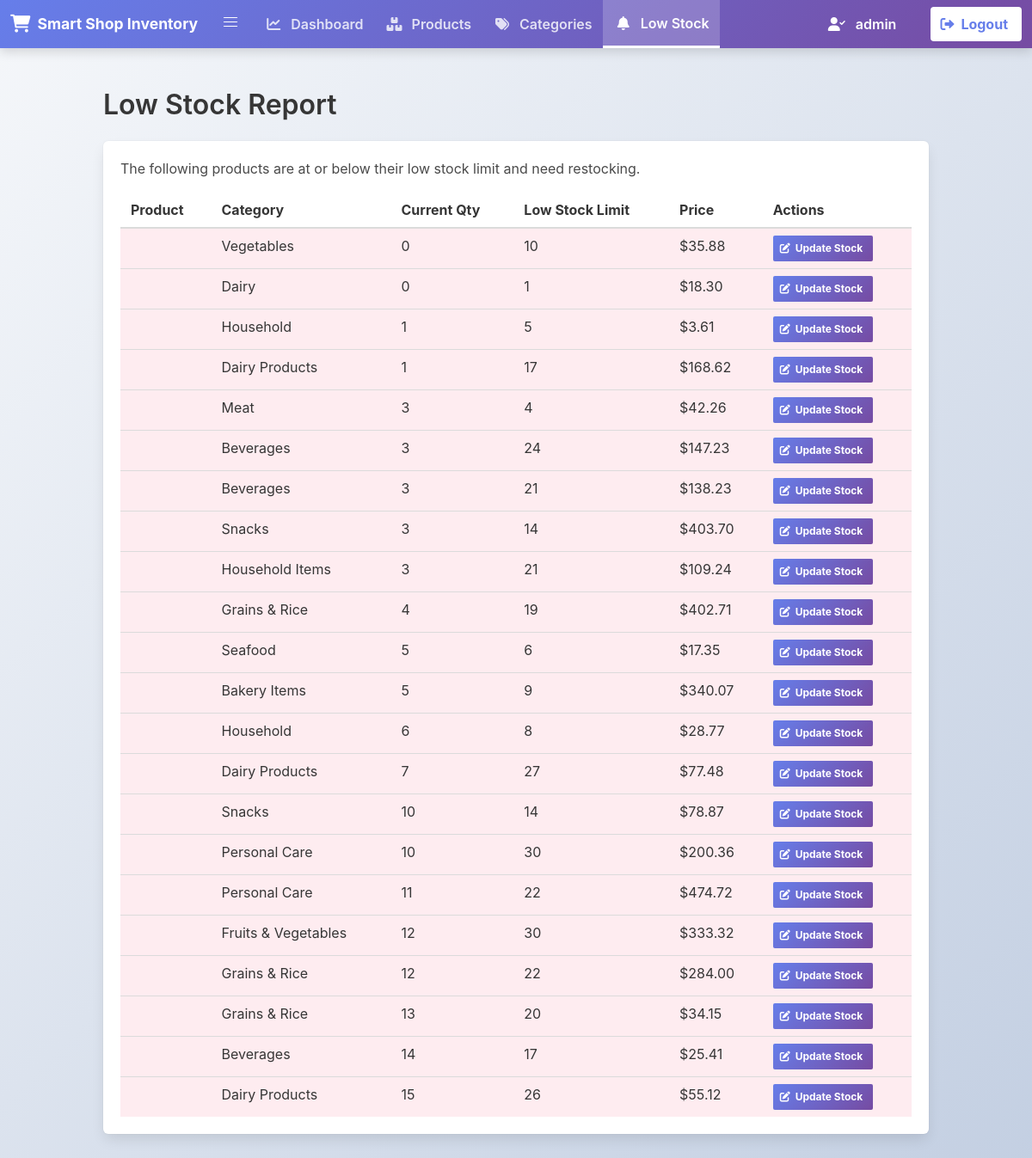
The page /reports/low-stock/ (signed in) on the database its author committed.
### someap/models.py (models this page shows, shortened)
class Product(models.Model):
    product_name = models.CharField(max_length=200, default='Unnamed Product')
    category = models.ForeignKey('Category', on_delete=models.CASCADE, related_name='products')
    description = models.TextField(blank=True)
    brand = models.CharField(max_length=100, blank=True)
    price = models.DecimalField(max_digits=10, decimal_places=2, validators=[MinValueValidator(0.01)])
    quantity = models.PositiveIntegerField(default=0)
    low_stock_limit = models.PositiveIntegerField(default=5)
    product_image = models.ImageField(upload_to='products/', blank=True, null=True)
    manufacture_date = models.DateField(blank=True, null=True)
    expiry_date = models.DateField(blank=True, null=True)
    barcode = models.CharField(max_length=100, blank=True, null=True)
    weight_or_volume = models.CharField(max_length=50, blank=True)
    created_at = models.DateTimeField(auto_now_add=True)
    updated_at = models.DateTimeField(auto_now=True)
    class Meta:
        ordering = ['product_name']
        verbose_name = 'Product'
        verbose_name_plural = 'Products'

class Category(models.Model):
    name = models.CharField(max_length=100, unique=True)
    description = models.TextField(blank=True)
    class Meta:
        verbose_name = 'Category'
        verbose_name_plural = 'Categories'
    def __str__(self) -> str:
        return self.name

### someap/views.py (the view)
# urls.py: path('reports/low-stock/', views.LowStockReportView.as_view(), name='low_stock_report'),
@method_decorator(login_required, name='dispatch')
class LowStockReportView(ListView):
    model = Product
    template_name = 'someap/low_stock_report.html'
    context_object_name = 'products'
    def get_queryset(self):
        return Product.objects.filter(quantity__lte=F('low_stock_limit')).order_by('quantity')

### someap/templates/someap/low_stock_report.html
{% extends 'someap/base.html' %}
{% block content %}
  <h1 class="title">Low Stock Report</h1>
  <div class="box">
    {% if products %}
      <p class="mb-4">The following products are at or below their low stock limit and need restocking.</p>
      <div class="table-container">
        <table class="table is-fullwidth is-striped is-hoverable">
          <thead>
            <tr>
              <th>Product</th>
              <th>Category</th>
              <th>Current Qty</th>
              <th>Low Stock Limit</th>
              <th>Price</th>
              <th>Actions</th>
            </tr>
          </thead>
          <tbody>
            {% for product in products %}
              <tr class="has-background-danger-light">
                <td>{{ product.name }}</td>
                <td>{{ product.category }}</td>
                <td>{{ product.quantity }}</td>
                <td>{{ product.low_stock_limit }}</td>
                <td>${{ product.price }}</td>
                <td>
                  <a class="button is-small is-primary" href="{% url 'someap:product_edit' product.pk %}">
                    <span class="icon"><i class="fas fa-edit"></i></span>
                    <span>Update Stock</span>
                  </a>
                </td>
              </tr>
            {% endfor %}
          </tbody>
        </table>
      </div>
    {% else %}
      <div class="notification is-success">
        <span class="icon"><i class="fas fa-check"></i></span>
        All products are sufficiently stocked!
      </div>
    {% endif %}
  </div>
{% endblock %}

### someap/templates/someap/base.html (shortened to what this page needs)
<!DOCTYPE html>
<html lang="en">
<head>
  <link rel="stylesheet" href="https://cdn.jsdelivr.net/npm/bulma@0.9.4/css/bulma.min.css" />
  <link rel="stylesheet" href="https://cdnjs.cloudflare.com/ajax/libs/font-awesome/6.0.0/css/all.min.css" />
</head>
<body>
  <nav class="navbar" role="navigation" aria-label="main navigation">
    <div class="navbar-brand">
      <a class="navbar-item" href="{% url 'someap:dashboard' %}">
        <i class="fas fa-shopping-cart"></i>
        <span style="font-weight: bold; font-size: 1.1rem;">Smart Shop Inventory</span>
      </a>
      <a role="button" class="navbar-burger" aria-label="menu" aria-expanded="false" data-target="navbarBasicExample">
        <span aria-hidden="true"></span>
        <span aria-hidden="true"></span>
        <span aria-hidden="true"></span>
      </a>
    </div>
    <div id="navbarBasicExample" class="navbar-menu">
      <div class="navbar-start">
        <a class="navbar-item {% if request.resolver_match.url_name == 'dashboard' %}is-active{% endif %}" href="{% url 'someap:dashboard' %}">
          <span class="icon"><i class="fas fa-chart-line"></i></span>
          <span>Dashboard</span>
        </a>
        <a class="navbar-item {% if request.resolver_match.url_name in 'product_list product_add product_edit product_delete' %}is-active{% endif %}" href="{% url 'someap:product_list' %}">
          <span class="icon"><i class="fas fa-boxes"></i></span>
          <span>Products</span>
        </a>
        <a class="navbar-item {% if request.resolver_match.url_name in 'category_list category_add category_edit category_delete' %}is-active{% endif %}" href="{% url 'someap:category_list' %}">
          <span class="icon"><i class="fas fa-tags"></i></span>
          <span>Categories</span>
        </a>
        <a class="navbar-item {% if request.resolver_match.url_name == 'low_stock_report' %}is-active{% endif %}" href="{% url 'someap:low_stock_report' %}">
          <span class="icon"><i class="fas fa-bell"></i></span>
          <span>Low Stock</span>
        </a>
      </div>
      <div class="navbar-end">
        {% if request.user.is_authenticated %}
          <div class="navbar-item">
            <span style="color: white; margin-right: 1rem;">
              <i class="fas fa-user-check" style="margin-right: 0.5rem;"></i>
              {{ request.user.get_username }}
            </span>
          </div>
          <div class="navbar-item">
            <div class="buttons">
              <a class="button is-light" href="{% url 'someap:logout' %}">
                <span class="icon is-left"><i class="fas fa-sign-out-alt"></i></span>
                <span>Logout</span>
              </a>
            </div>
          </div>
        {% endif %}
      </div>
    </div>
  </nav>
  <section class="section">
    <div class="container">
      {% block content %}{% endblock %}
    </div>
  </section>
</body>
</html>

### someap/templates/someap/base.html (style rules this page uses)
body { background: linear-gradient(135deg, #f5f7fa 0%, #c3cfe2 100%); min-height: 100vh; }
.navbar { background: linear-gradient(135deg, #667eea 0%, #764ba2 100%) !important; box-shadow: 0 4px 12px rgba(0, 0, 0, 0.15); }
.navbar-brand a { color: white !important; font-weight: 800; font-size: 1.3rem; display: flex; align-items: center; gap: 0.5rem; }
.navbar-item { color: rgba(255, 255, 255, 0.8) !important; transition: all 0.3s ease; font-weight: 600; }
.navbar-item.is-active { color: white !important; background: rgba(255, 255, 255, 0.2) !important; border-bottom: 3px solid white; }
.navbar-item .icon { margin-right: 0.5rem; }
.button.is-light { background: white !important; color: #667eea !important; font-weight: 700; transition: all 0.3s ease; border: none; }
.button.is-primary { background: linear-gradient(135deg, #667eea 0%, #764ba2 100%) !important; color: white !important; font-weight: 700; transition: all 0.3s ease; border: none; }
.section { background: transparent; }

### rows shown on the page
Product: category "Vegetables", quantity "0", low_stock_limit "10", price "35.88"
Product: category "Dairy", quantity "0", low_stock_limit "1", price "18.30"
Product: category "Household", quantity "1", low_stock_limit "5", price "3.61"
Product: category "Dairy Products", quantity "1", low_stock_limit "17", price "168.62"
Product: category "Meat", quantity "3", low_stock_limit "4", price "42.26"
Product: category "Beverages", quantity "3", low_stock_limit "24", price "147.23"
Product: category "Beverages", quantity "3", low_stock_limit "21", price "138.23"
Product: category "Snacks", quantity "3", low_stock_limit "14", price "403.70"
Product: category "Household Items", quantity "3", low_stock_limit "21", price "109.24"
Product: category "Grains & Rice", quantity "4", low_stock_limit "19", price "402.71"
Product: category "Seafood", quantity "5", low_stock_limit "6", price "17.35"
Product: category "Bakery Items", quantity "5", low_stock_limit "9", price "340.07"
Product: category "Household", quantity "6", low_stock_limit "8", price "28.77"
Product: category "Dairy Products", quantity "7", low_stock_limit "27", price "77.48"
Product: category "Snacks", quantity "10", low_stock_limit "14", price "78.87"
Product: category "Personal Care", quantity "10", low_stock_limit "30", price "200.36"
Product: category "Personal Care", quantity "11", low_stock_limit "22", price "474.72"
Product: category "Fruits & Vegetables", quantity "12", low_stock_limit "30", price "333.32"
Product: category "Grains & Rice", quantity "12", low_stock_limit "22", price "284.00"
Product: category "Grains & Rice", quantity "13", low_stock_limit "20", price "34.15"
Product: category "Beverages", quantity "14", low_stock_limit "17", price "25.41"
Product: category "Dairy Products", quantity "15", low_stock_limit "26", price "55.12"

### other values the page prints
{{ request.user.get_username }} "admin"
